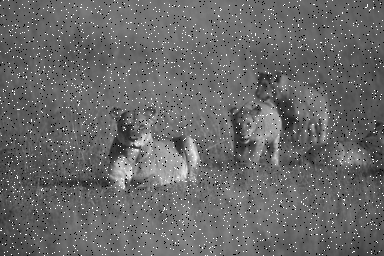
#> input picture Filtragem no domínio espacial/big_cat.png, 384 x 256 px
$ python smoothing.py
#> lines starting #> are read from the running program, lines starting #| are printed output that depends on the picture
import cv2
import numpy as np

def callback(img):
    pass

def createWindow(img):
    wind = "Smoothing"
    slider_name = "1-Aver 2-Med 3-Gau 4-Bil"
    slider_Pos = 0
    image = img.copy()
    #create window
    cv2.namedWindow(wind)
    #show image
    cv2.imshow(wind, image)
    #add slider (slider_name, window_name, start_value, max_value, callback)
    cv2.createTrackbar(slider_name, wind, 1, 4, callback)
    while(cv2.waitKey(1000)):
        cv2.imshow(wind, image)
        slider_Pos = cv2.getTrackbarPos(slider_name, wind)
        if(slider_Pos == 1):
            image = averageBlur(img)
        elif(slider_Pos == 2):
            image = meidanBlur(img)
        elif(slider_Pos == 3):
            image = gaussianBlur(img)
        else:
            image = bilateralFilt(img)

    cv2.destroyAllWindows()


# Takes the average of all the pixels under kernel area and replace the central element.
def averageBlur(img):
    return cv2.blur(img,(5,5))

# Takes median of all the pixels under kernel area and central element is replaced with this median value.
def meidanBlur(img):
    return cv2.medianBlur(img,5)

# Gaussian blurring is highly effective in removing gaussian noise from the image.
#This gaussian filter is a function of space alone, that is, nearby pixels are considered while filtering.
def gaussianBlur(img):
    return cv2.GaussianBlur(img,(5,5),0)

# Takes a gaussian filter in space, but one more gaussian filter which is a function of pixel difference.
def bilateralFilt(img):
    return cv2.bilateralFilter(img,9,75,75)

def main():
    kitty = cv2.imread('big_cat.png')
#> kitty is the input picture: shape (256, 384, 3); min 0, max 255, mean 105.1
    createWindow(kitty)
#> (key Esc is pressed here)
#> in averageBlur, `return cv2.blur(img,(5,5))`:
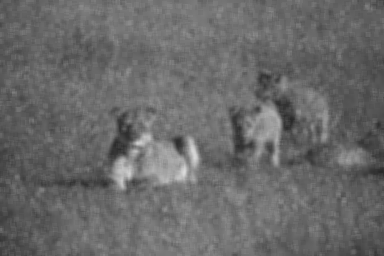
#> returned value: shape (256, 384, 3); min 39, max 219, mean 105.1
#> (key Enter is pressed here)


if __name__=='__main__':
    main()
